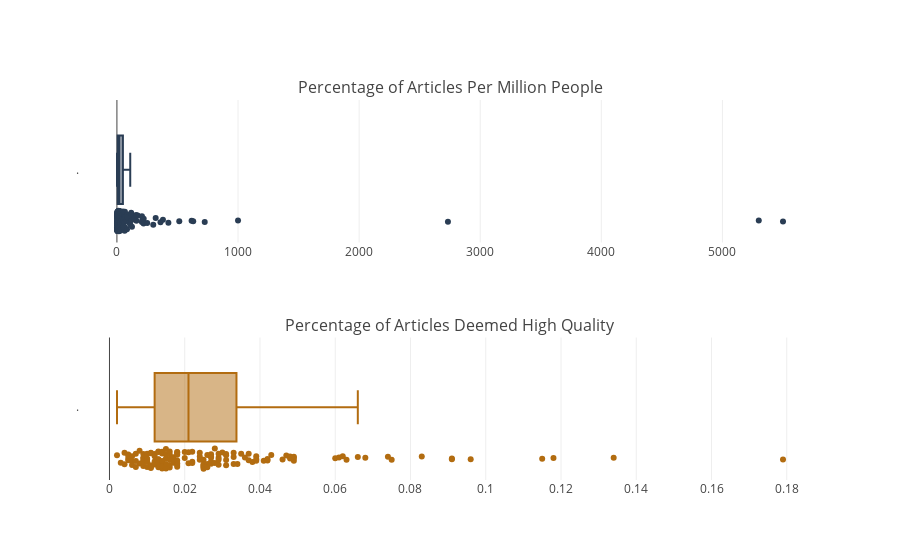

The cell this chart's notebook holds for it:
### Markdown cell above
I visualizate these tables as boxplots to show the extreme skew between countries; just printing a table of the top doesn't give the bias justice. The percentage of articles per million people is skewed so badly that you can only distinguish the outlying countries. The percentage of high quality articles is still quite skewed but not nearly as bad.

### Code cell
# create the first boxplot
h1 = go.Box(
    name='.', 
    x=table12.articles_per_million, 
    text=table12.country, 
    boxpoints='all', 
    jitter=0.3, 
    xaxis='x1',
    marker=dict(color='#2A3D54')
)

# create the second boxplot
h2 = go.Box(
    name='.', 
    x=table34.percent_quality, 
    text=table34.country,  
    boxpoints='all',
    jitter=0.3,
    xaxis='x2',
    marker=dict(color='#B26C10')
)

# generate a figure containing two subplots
fig = tools.make_subplots(
    rows=2, cols=1,
    subplot_titles=[
        'Percentage of Articles Per Million People',
        'Percentage of Articles Deemed High Quality'
    ],
    print_grid=False
)

# append the subplots
fig.append_trace(h1, 1, 1)
fig.append_trace(h2, 2, 1)

# update the layout to not inclue the legend, the titles speak for themselves
fig['layout'].update(showlegend=False)

# show the figure
iplot(fig)

### Figure 1 — Plotly figure (JSON) as saved in the notebook; plotly's stock layout.template omitted (floating-point values rounded to 4 significant figures; data arrays with more than 128 entries replaced by an {"elided": "..."} marker saying what was removed)
{"data": [{"boxpoints": "all", "jitter": 0.3, "marker": {"color": "#2A3D54"}, "name": ".", "text": {"elided": "180 str values"}, "type": "box", "uid": "4f123f56-d7f6-11e8-9b84-0215035418ae", "x": {"elided": "180 float values"}, "xaxis": "x", "yaxis": "y"}, {"boxpoints": "all", "jitter": 0.3, "marker": {"color": "#B26C10"}, "name": ".", "text": {"elided": "143 str values"}, "type": "box", "uid": "4f133d2a-d7f6-11e8-9b84-0215035418ae", "x": {"elided": "143 float values"}, "xaxis": "x2", "yaxis": "y2"}], "layout": {"annotations": [{"font": {"size": 16}, "showarrow": false, "text": "Percentage of Articles Per Million People", "x": 0.5, "xanchor": "center", "xref": "paper", "y": 1, "yanchor": "bottom", "yref": "paper"}, {"font": {"size": 16}, "showarrow": false, "text": "Percentage of Articles Deemed High Quality", "x": 0.5, "xanchor": "center", "xref": "paper", "y": 0.375, "yanchor": "bottom", "yref": "paper"}], "showlegend": false, "xaxis": {"anchor": "y", "domain": [0, 1]}, "xaxis2": {"anchor": "y2", "domain": [0, 1]}, "yaxis": {"anchor": "x", "domain": [0.625, 1]}, "yaxis2": {"anchor": "x2", "domain": [0, 0.375]}}}
